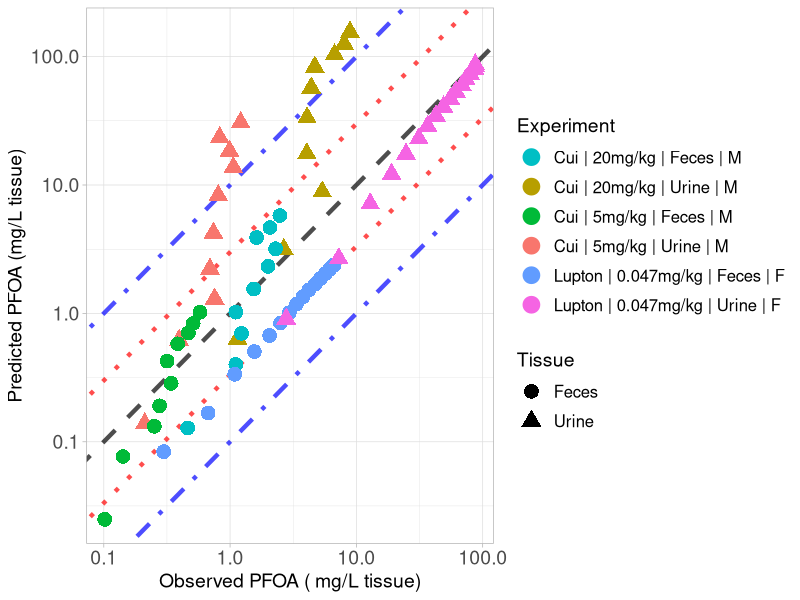

The R script that drew this image:
library(ggplot2)

#setwd("C:/Users/ptsir/Documents/GitHub/PFAS_PBK_models/PFOA inhalation Rat/Validation/Validation_results")
setwd("C:/Users/Ioannis/Documents/GitHub/PFAS_PBK_models/PFOA inhalation Rat/Validation/full_params_PT_excreta_restricted")

# Load Results 

# Results from Cui
Cui_2010_Excreta_results <- read.csv("Cui_2010_Excreta_results.csv", header = T)

Cui_Urine_M_5 <- Cui_2010_Excreta_results[Cui_2010_Excreta_results$Dose == 5 & 
                                            Cui_2010_Excreta_results$Tissue  == "Urine" &
                                            Cui_2010_Excreta_results$sex == "M", ]
Cui_Urine_M_5$Experiment <- "Cui | 5mg/kg | Urine | M"


Cui_Urine_M_20 <- Cui_2010_Excreta_results[Cui_2010_Excreta_results$Dose == 20 & 
                                            Cui_2010_Excreta_results$Tissue  == "Urine" &
                                            Cui_2010_Excreta_results$sex == "M", ]
Cui_Urine_M_20$Experiment <- "Cui | 20mg/kg | Urine | M"



Cui_Feces_M_5 <- Cui_2010_Excreta_results[Cui_2010_Excreta_results$Dose == 5 & 
                                            Cui_2010_Excreta_results$Tissue  == "Feces" &
                                            Cui_2010_Excreta_results$sex == "M", ]
Cui_Feces_M_5$Experiment <- "Cui | 5mg/kg | Feces | M"


Cui_Feces_M_20 <- Cui_2010_Excreta_results[Cui_2010_Excreta_results$Dose == 20 & 
                                            Cui_2010_Excreta_results$Tissue  == "Feces" &
                                            Cui_2010_Excreta_results$sex == "M", ]
Cui_Feces_M_20$Experiment <- "Cui | 20mg/kg | Feces | M"


#Results from Lupton 2020

Lupton_2020_Excreta_results <- read.csv("Lupton_2020_excreta_results.csv", header = T, colClasses = c("sex" = "character"))


Lupton_Feces_F <- Lupton_2020_Excreta_results[Lupton_2020_Excreta_results$Dose == 0.047 & 
                                              Lupton_2020_Excreta_results$Tissue  == "Feces" &
                                              Lupton_2020_Excreta_results$sex == "F", ]
Lupton_Feces_F$Experiment <- "Lupton | 0.047mg/kg | Feces | F"


Lupton_Urine_F <- Lupton_2020_Excreta_results[Lupton_2020_Excreta_results$Dose == 0.047 & 
                                              Lupton_2020_Excreta_results$Tissue  == "Urine" &
                                              Lupton_2020_Excreta_results$sex == "F", ]
Lupton_Urine_F$Experiment <- "Lupton | 0.047mg/kg | Urine | F"


Experiment <- scales::hue_pal()(6)

names(Experiment) <- unique(c( Cui_Urine_M_5$Experiment, Cui_Urine_M_20$Experiment,
                               Cui_Feces_M_5$Experiment, Cui_Feces_M_20$Experiment,
                               Lupton_Feces_F$Experiment, Lupton_Urine_F$Experiment))



scatter_plot <- ggplot()+
  geom_abline(intercept = log10(1), slope = 1, linetype = "dashed", color = "black", linewidth = 1.5, alpha = 0.7) +  # Identity line in log10 scale
  geom_abline(intercept = log10(3), slope = 1, linetype = "dotted", color = "red", linewidth = 1.5, alpha = 0.7) +  # +3-fold error line
  geom_abline(intercept = log10(1/3), slope = 1, linetype = "dotted", color = "red", linewidth = 1.5, alpha = 0.7) +  # -3-fold error line
  geom_abline(intercept = log10(10), slope = 1, linetype = "dotdash", color = "blue", linewidth = 1.5, alpha = 0.7) +  # +10-fold error line
  geom_abline(intercept = log10(1/10), slope = 1, linetype = "dotdash", color = "blue", linewidth = 1.5, alpha = 0.7) +  # -10-fold error line
  geom_point(data = Cui_Urine_M_5, aes(x=Observed, y=Predicted, color = Experiment, shape = Tissue), size=4, stroke = 1.5)+
  geom_point(data = Cui_Urine_M_20, aes(x=Observed, y=Predicted, color = Experiment, shape = Tissue), size=4, stroke = 1.5)+
  geom_point(data = Cui_Feces_M_5, aes(x=Observed, y=Predicted, color = Experiment, shape = Tissue), size=4, stroke = 1.5)+
  geom_point(data = Cui_Feces_M_20, aes(x=Observed, y=Predicted, color = Experiment, shape = Tissue), size=4, stroke = 1.5)+
  geom_point(data = Lupton_Feces_F, aes(x=Observed, y=Predicted, color = Experiment, shape = Tissue), size=4, stroke = 1.5)+
  geom_point(data = Lupton_Urine_F, aes(x=Observed, y=Predicted, color = Experiment, shape = Tissue), size=4, stroke = 1.5)+
  scale_y_log10()+
  scale_x_log10()+
  scale_color_manual(values = Experiment)+
  theme(legend.spacing.y = unit(1, 'cm')) +
  guides(fill = guide_legend(byrow = TRUE))+
  theme_light()+
  labs(y = "Predicted PFOA (mg/L tissue)",
       x = "Observed PFOA ( mg/L tissue)")+
  theme(plot.title = element_text(hjust = 0.5),
        legend.key.size = unit(0.75, 'cm'),  
        legend.title = element_text(size=14),
        legend.text = element_text(size=12,  hjust = 0),
        axis.text = element_text(size = 14),
        axis.title = element_text(size = 14),
        )

#print(scatter_plot)

ggsave("validation_plot_PFOA_excreta.png", scatter_plot, width = 11, height = 7, units = "in", dpi = 300)
